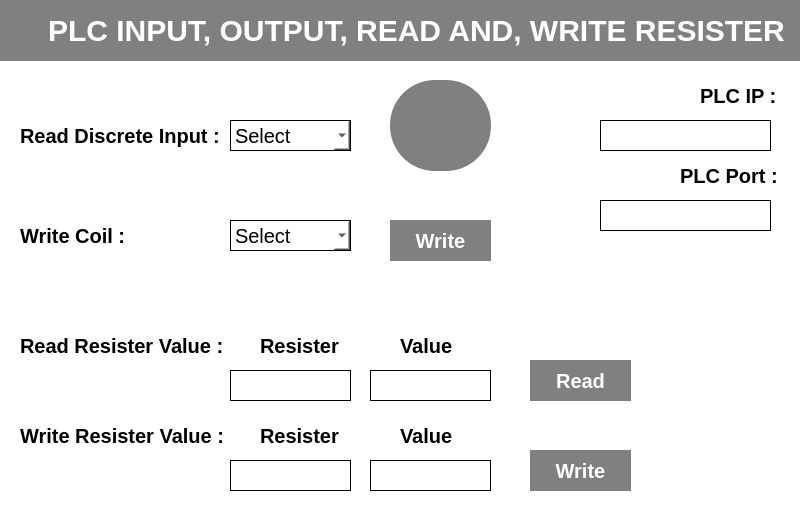
<?xml version="1.0" encoding="UTF-8"?>
<ui version="4.0">
 <class>MainWindow</class>
 <widget class="QMainWindow" name="MainWindow">
  <property name="geometry">
   <rect>
    <x>0</x>
    <y>0</y>
    <width>800</width>
    <height>513</height>
   </rect>
  </property>
  <property name="windowTitle">
   <string>MainWindow</string>
  </property>
  <widget class="QWidget" name="centralwidget">
   <widget class="QLabel" name="label">
    <property name="geometry">
     <rect>
      <x>0</x>
      <y>0</y>
      <width>811</width>
      <height>521</height>
     </rect>
    </property>
    <property name="styleSheet">
     <string notr="true">*{
background-color:white;
}</string>
    </property>
    <property name="text">
     <string/>
    </property>
   </widget>
   <widget class="QComboBox" name="comboBox">
    <property name="geometry">
     <rect>
      <x>230</x>
      <y>220</y>
      <width>121</width>
      <height>31</height>
     </rect>
    </property>
    <property name="styleSheet">
     <string notr="true">*{
background-color:white;
border:1px solid black;
font-size:20px;
}
*:hover{
border:2px solid black;
}</string>
    </property>
    <item>
     <property name="text">
      <string>Select</string>
     </property>
    </item>
    <item>
     <property name="text">
      <string>Y01</string>
     </property>
    </item>
    <item>
     <property name="text">
      <string>Y02</string>
     </property>
    </item>
    <item>
     <property name="text">
      <string>Y03</string>
     </property>
    </item>
    <item>
     <property name="text">
      <string>Y04</string>
     </property>
    </item>
    <item>
     <property name="text">
      <string>Y05</string>
     </property>
    </item>
    <item>
     <property name="text">
      <string>Y06</string>
     </property>
    </item>
    <item>
     <property name="text">
      <string>Y07</string>
     </property>
    </item>
    <item>
     <property name="text">
      <string>Y10</string>
     </property>
    </item>
    <item>
     <property name="text">
      <string>Y11</string>
     </property>
    </item>
    <item>
     <property name="text">
      <string>Y12</string>
     </property>
    </item>
    <item>
     <property name="text">
      <string>Y13</string>
     </property>
    </item>
    <item>
     <property name="text">
      <string>Y14</string>
     </property>
    </item>
    <item>
     <property name="text">
      <string>Y15</string>
     </property>
    </item>
    <item>
     <property name="text">
      <string>Y16</string>
     </property>
    </item>
    <item>
     <property name="text">
      <string>Y17</string>
     </property>
    </item>
    <item>
     <property name="text">
      <string>Y20</string>
     </property>
    </item>
    <item>
     <property name="text">
      <string>Y21</string>
     </property>
    </item>
    <item>
     <property name="text">
      <string>Y22</string>
     </property>
    </item>
    <item>
     <property name="text">
      <string>Y23</string>
     </property>
    </item>
    <item>
     <property name="text">
      <string>Y24</string>
     </property>
    </item>
    <item>
     <property name="text">
      <string>Y25</string>
     </property>
    </item>
    <item>
     <property name="text">
      <string>Y26</string>
     </property>
    </item>
    <item>
     <property name="text">
      <string>Y27</string>
     </property>
    </item>
    <item>
     <property name="text">
      <string>Y30</string>
     </property>
    </item>
    <item>
     <property name="text">
      <string>Y31</string>
     </property>
    </item>
    <item>
     <property name="text">
      <string>Y32</string>
     </property>
    </item>
   </widget>
   <widget class="QLabel" name="label_2">
    <property name="geometry">
     <rect>
      <x>20</x>
      <y>220</y>
      <width>111</width>
      <height>31</height>
     </rect>
    </property>
    <property name="styleSheet">
     <string notr="true">*{
font-size:20px;
font-weight:bold;

}</string>
    </property>
    <property name="text">
     <string>Write Coil :</string>
    </property>
   </widget>
   <widget class="QLabel" name="label_3">
    <property name="geometry">
     <rect>
      <x>0</x>
      <y>0</y>
      <width>801</width>
      <height>61</height>
     </rect>
    </property>
    <property name="styleSheet">
     <string notr="true">*{
font-size:30px;
font-weight:bold;
background-color:grey;
color:white;
padding-left:40px;
}</string>
    </property>
    <property name="text">
     <string>PLC INPUT, OUTPUT, READ AND, WRITE RESISTER</string>
    </property>
   </widget>
   <widget class="QLabel" name="label_4">
    <property name="geometry">
     <rect>
      <x>20</x>
      <y>120</y>
      <width>211</width>
      <height>31</height>
     </rect>
    </property>
    <property name="styleSheet">
     <string notr="true">*{
font-size:20px;
font-weight:bold;

}</string>
    </property>
    <property name="text">
     <string>Read Discrete Input :</string>
    </property>
   </widget>
   <widget class="QComboBox" name="comboBox_2">
    <property name="geometry">
     <rect>
      <x>230</x>
      <y>120</y>
      <width>121</width>
      <height>31</height>
     </rect>
    </property>
    <property name="styleSheet">
     <string notr="true">*{
background-color:white;
border:1px solid black;
font-size:20px;
}
*:hover{
border:2px solid black;
}</string>
    </property>
    <item>
     <property name="text">
      <string>Select</string>
     </property>
    </item>
    <item>
     <property name="text">
      <string>X01</string>
     </property>
    </item>
    <item>
     <property name="text">
      <string>X02</string>
     </property>
    </item>
    <item>
     <property name="text">
      <string>X03</string>
     </property>
    </item>
    <item>
     <property name="text">
      <string>X04</string>
     </property>
    </item>
    <item>
     <property name="text">
      <string>X05</string>
     </property>
    </item>
    <item>
     <property name="text">
      <string>X06</string>
     </property>
    </item>
    <item>
     <property name="text">
      <string>X07</string>
     </property>
    </item>
    <item>
     <property name="text">
      <string>X10</string>
     </property>
    </item>
    <item>
     <property name="text">
      <string>X11</string>
     </property>
    </item>
    <item>
     <property name="text">
      <string>X12</string>
     </property>
    </item>
    <item>
     <property name="text">
      <string>X13</string>
     </property>
    </item>
    <item>
     <property name="text">
      <string>X14</string>
     </property>
    </item>
    <item>
     <property name="text">
      <string>X15</string>
     </property>
    </item>
    <item>
     <property name="text">
      <string>X16</string>
     </property>
    </item>
    <item>
     <property name="text">
      <string>X17</string>
     </property>
    </item>
    <item>
     <property name="text">
      <string>X20</string>
     </property>
    </item>
    <item>
     <property name="text">
      <string>X21</string>
     </property>
    </item>
    <item>
     <property name="text">
      <string>X22</string>
     </property>
    </item>
    <item>
     <property name="text">
      <string>X23</string>
     </property>
    </item>
    <item>
     <property name="text">
      <string>X24</string>
     </property>
    </item>
    <item>
     <property name="text">
      <string>X25</string>
     </property>
    </item>
    <item>
     <property name="text">
      <string>X26</string>
     </property>
    </item>
    <item>
     <property name="text">
      <string>X27</string>
     </property>
    </item>
    <item>
     <property name="text">
      <string>X30</string>
     </property>
    </item>
    <item>
     <property name="text">
      <string>X31</string>
     </property>
    </item>
    <item>
     <property name="text">
      <string>X32</string>
     </property>
    </item>
   </widget>
   <widget class="QLabel" name="label_5">
    <property name="geometry">
     <rect>
      <x>390</x>
      <y>80</y>
      <width>101</width>
      <height>91</height>
     </rect>
    </property>
    <property name="styleSheet">
     <string notr="true">*{
background-color:grey;
border-radius:45px;
}</string>
    </property>
    <property name="text">
     <string/>
    </property>
   </widget>
   <widget class="QLabel" name="label_6">
    <property name="geometry">
     <rect>
      <x>20</x>
      <y>330</y>
      <width>211</width>
      <height>31</height>
     </rect>
    </property>
    <property name="styleSheet">
     <string notr="true">*{
font-size:20px;
font-weight:bold;

}</string>
    </property>
    <property name="text">
     <string>Read Resister Value :</string>
    </property>
   </widget>
   <widget class="QPushButton" name="pushButton">
    <property name="geometry">
     <rect>
      <x>390</x>
      <y>220</y>
      <width>101</width>
      <height>41</height>
     </rect>
    </property>
    <property name="styleSheet">
     <string notr="true">*{
background-color:grey;
border:1px solid grey;
border-radius:45px;
font-size:20px;
font-weight:bold;
color:white;
}
:hover{
color:grey;
background-color:white;
border:4px solid grey;
font-size:25px;
}</string>
    </property>
    <property name="text">
     <string>Write</string>
    </property>
   </widget>
   <widget class="QLabel" name="label_7">
    <property name="geometry">
     <rect>
      <x>20</x>
      <y>420</y>
      <width>211</width>
      <height>31</height>
     </rect>
    </property>
    <property name="styleSheet">
     <string notr="true">*{
font-size:20px;
font-weight:bold;

}</string>
    </property>
    <property name="text">
     <string>Write Resister Value :</string>
    </property>
   </widget>
   <widget class="QLabel" name="label_8">
    <property name="geometry">
     <rect>
      <x>260</x>
      <y>330</y>
      <width>81</width>
      <height>31</height>
     </rect>
    </property>
    <property name="styleSheet">
     <string notr="true">*{
font-size:20px;
font-weight:bold;

}</string>
    </property>
    <property name="text">
     <string>Resister</string>
    </property>
   </widget>
   <widget class="QLabel" name="label_9">
    <property name="geometry">
     <rect>
      <x>400</x>
      <y>330</y>
      <width>81</width>
      <height>31</height>
     </rect>
    </property>
    <property name="styleSheet">
     <string notr="true">*{
font-size:20px;
font-weight:bold;

}</string>
    </property>
    <property name="text">
     <string>Value</string>
    </property>
   </widget>
   <widget class="QLabel" name="label_10">
    <property name="geometry">
     <rect>
      <x>260</x>
      <y>420</y>
      <width>81</width>
      <height>31</height>
     </rect>
    </property>
    <property name="styleSheet">
     <string notr="true">*{
font-size:20px;
font-weight:bold;

}</string>
    </property>
    <property name="text">
     <string>Resister</string>
    </property>
   </widget>
   <widget class="QLabel" name="label_11">
    <property name="geometry">
     <rect>
      <x>400</x>
      <y>420</y>
      <width>81</width>
      <height>31</height>
     </rect>
    </property>
    <property name="styleSheet">
     <string notr="true">*{
font-size:20px;
font-weight:bold;

}</string>
    </property>
    <property name="text">
     <string>Value</string>
    </property>
   </widget>
   <widget class="QPushButton" name="pushButton_2">
    <property name="geometry">
     <rect>
      <x>530</x>
      <y>360</y>
      <width>101</width>
      <height>41</height>
     </rect>
    </property>
    <property name="styleSheet">
     <string notr="true">*{
background-color:grey;
border:1px solid grey;
border-radius:45px;
font-size:20px;
font-weight:bold;
color:white;
}
:hover{
color:grey;
background-color:white;
border:4px solid grey;
font-size:25px;
}</string>
    </property>
    <property name="text">
     <string>Read</string>
    </property>
   </widget>
   <widget class="QPushButton" name="pushButton_3">
    <property name="geometry">
     <rect>
      <x>530</x>
      <y>450</y>
      <width>101</width>
      <height>41</height>
     </rect>
    </property>
    <property name="styleSheet">
     <string notr="true">*{
background-color:grey;
border:1px solid grey;
border-radius:45px;
font-size:20px;
font-weight:bold;
color:white;
}
:hover{
color:grey;
background-color:white;
border:4px solid grey;
font-size:25px;
}</string>
    </property>
    <property name="text">
     <string>Write</string>
    </property>
   </widget>
   <widget class="QLineEdit" name="lineEdit">
    <property name="geometry">
     <rect>
      <x>230</x>
      <y>370</y>
      <width>121</width>
      <height>31</height>
     </rect>
    </property>
    <property name="styleSheet">
     <string notr="true">*{
background-color:white;
border:1px solid black;
font-size:20px;
}
*:hover{
border:2px solid black;
}</string>
    </property>
   </widget>
   <widget class="QLineEdit" name="lineEdit_2">
    <property name="geometry">
     <rect>
      <x>370</x>
      <y>370</y>
      <width>121</width>
      <height>31</height>
     </rect>
    </property>
    <property name="styleSheet">
     <string notr="true">*{
background-color:white;
border:1px solid black;
font-size:20px;
}
*:hover{
border:2px solid black;
}</string>
    </property>
   </widget>
   <widget class="QLineEdit" name="lineEdit_3">
    <property name="geometry">
     <rect>
      <x>370</x>
      <y>460</y>
      <width>121</width>
      <height>31</height>
     </rect>
    </property>
    <property name="styleSheet">
     <string notr="true">*{
background-color:white;
border:1px solid black;
font-size:20px;
}
*:hover{
border:2px solid black;
}</string>
    </property>
   </widget>
   <widget class="QLineEdit" name="lineEdit_4">
    <property name="geometry">
     <rect>
      <x>230</x>
      <y>460</y>
      <width>121</width>
      <height>31</height>
     </rect>
    </property>
    <property name="styleSheet">
     <string notr="true">*{
background-color:white;
border:1px solid black;
font-size:20px;
}
*:hover{
border:2px solid black;
}</string>
    </property>
   </widget>
   <widget class="QLineEdit" name="lineEdit_5">
    <property name="geometry">
     <rect>
      <x>600</x>
      <y>120</y>
      <width>171</width>
      <height>31</height>
     </rect>
    </property>
    <property name="styleSheet">
     <string notr="true">*{
background-color:white;
border:1px solid black;
font-size:20px;
}
*:hover{
border:2px solid black;
}</string>
    </property>
   </widget>
   <widget class="QLabel" name="label_12">
    <property name="geometry">
     <rect>
      <x>680</x>
      <y>160</y>
      <width>101</width>
      <height>31</height>
     </rect>
    </property>
    <property name="styleSheet">
     <string notr="true">*{
font-size:20px;
font-weight:bold;

}</string>
    </property>
    <property name="text">
     <string>PLC Port : </string>
    </property>
   </widget>
   <widget class="QLabel" name="label_13">
    <property name="geometry">
     <rect>
      <x>700</x>
      <y>80</y>
      <width>81</width>
      <height>31</height>
     </rect>
    </property>
    <property name="styleSheet">
     <string notr="true">*{
font-size:20px;
font-weight:bold;

}</string>
    </property>
    <property name="text">
     <string>PLC IP :</string>
    </property>
   </widget>
   <widget class="QLineEdit" name="lineEdit_6">
    <property name="geometry">
     <rect>
      <x>600</x>
      <y>200</y>
      <width>171</width>
      <height>31</height>
     </rect>
    </property>
    <property name="styleSheet">
     <string notr="true">*{
background-color:white;
border:1px solid black;
font-size:20px;
}
*:hover{
border:2px solid black;
}</string>
    </property>
   </widget>
  </widget>
 </widget>
 <resources/>
 <connections/>
</ui>
